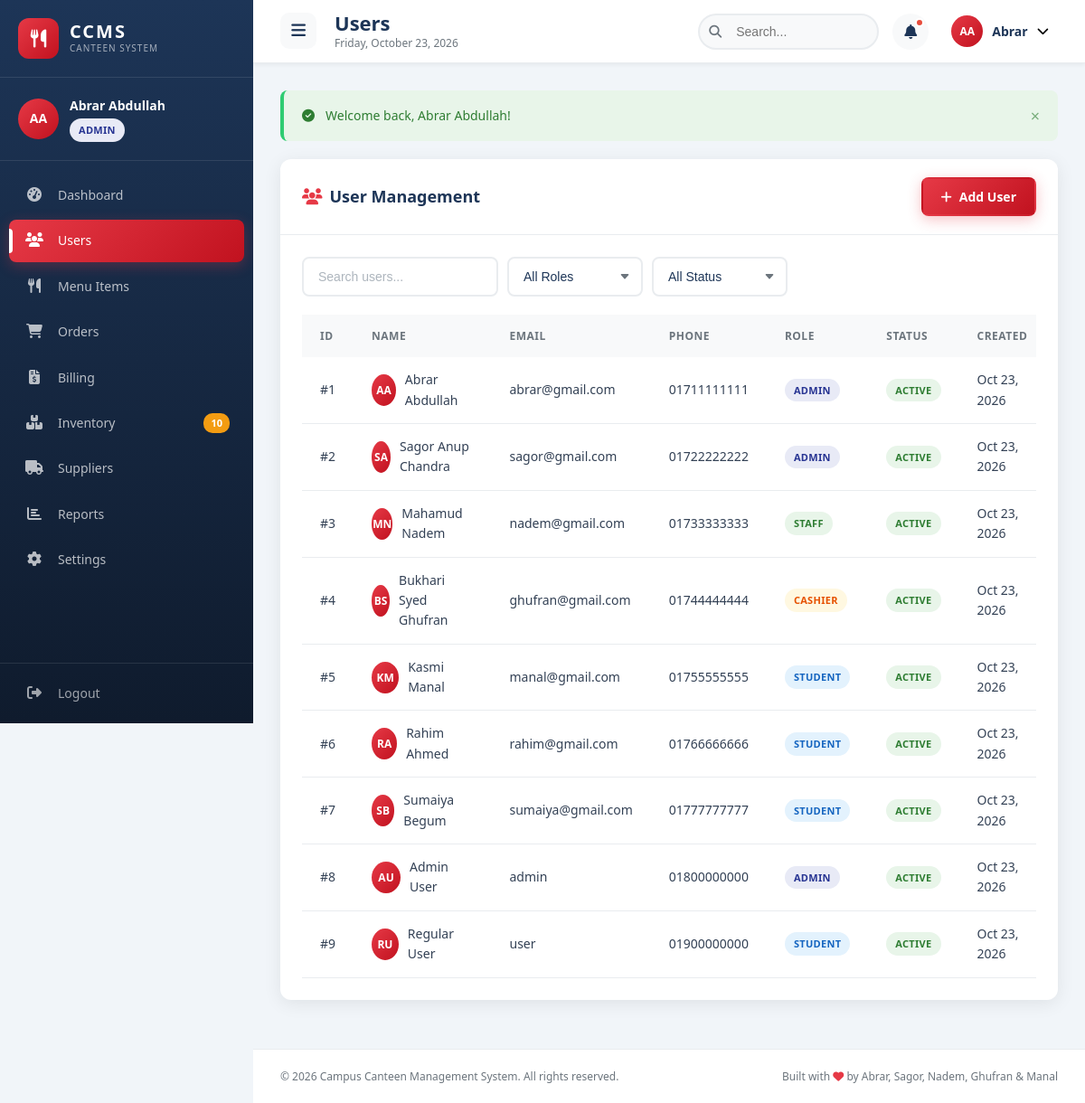
/users.php (signed in), run on the app's committed database.
### tables this page shows
CREATE TABLE IF NOT EXISTS users (
    user_id INT AUTO_INCREMENT PRIMARY KEY,
    full_name VARCHAR(100) NOT NULL,
    email VARCHAR(100) NOT NULL UNIQUE,
    password VARCHAR(255) NOT NULL,
    phone VARCHAR(20),
    role ENUM('admin','staff','cashier','student') DEFAULT 'student',
    status ENUM('active','inactive') DEFAULT 'active',
    avatar VARCHAR(255) DEFAULT NULL,
    created_at TIMESTAMP DEFAULT CURRENT_TIMESTAMP,
    updated_at TIMESTAMP DEFAULT CURRENT_TIMESTAMP ON UPDATE CURRENT_TIMESTAMP
);

### db.php (called while the page is built, shortened)
<?php
$conn = new mysqli(DB_HOST, DB_USER, DB_PASS, DB_NAME);
$conn->set_charset("utf8mb4");
function executeQuery($sql, $params = [], $types = "") {
    global $conn;
    $stmt = $conn->prepare($sql);
    if (!empty($params)) {
        $stmt->bind_param($types, ...$params);
    }
    $stmt->execute();
    return $stmt;
}
function fetchAll($sql, $params = [], $types = "") {
    $stmt = executeQuery($sql, $params, $types);
    $result = $stmt->get_result();
    $data = $result->fetch_all(MYSQLI_ASSOC);
    return $data;
}
function fetchOne($sql, $params = [], $types = "") {
    $stmt = executeQuery($sql, $params, $types);
    $result = $stmt->get_result();
    $data = $result->fetch_assoc();
    return $data;
}
function getCount($sql, $params = [], $types = "") {
    $stmt = executeQuery($sql, $params, $types);
    $result = $stmt->get_result();
    $row = $result->fetch_row();
    return $row[0] ?? 0;
}
?>

### auth.php (called while the page is built, shortened)
<?php
require_once 'functions.php';
if (isset($_SESSION['user_id'])) {
    $currentUser = fetchOne("SELECT * FROM users WHERE user_id = ?", [$_SESSION['user_id']], "i");
}
function getUserInitials($name) {
    $parts = explode(' ', $name);
    $initials = '';
    foreach ($parts as $part) {
        if (!empty($part)) {
            $initials .= strtoupper($part[0]);
        }
    }
    return substr($initials, 0, 2);
}
function getSidebarMenu() {
    $role = $_SESSION['user_role'] ?? 'student';
    $menu = [];
    $menu[] = [
        'icon' => 'tachometer-alt',
        'label' => 'Dashboard',
        'url' => '/CanteenManagement/pages/dashboard.php',
        'active' => basename($_SERVER['PHP_SELF']) === 'dashboard.php'
    ];
    if ($role === 'admin') {
        $menu[] = [
            'icon' => 'users',
            'label' => 'Users',
            'url' => '/CanteenManagement/pages/users.php',
            'active' => basename($_SERVER['PHP_SELF']) === 'users.php'
        ];
    }
    if (in_array($role, ['admin', 'staff'])) {
        $menu[] = [
            'icon' => 'utensils',
            'label' => 'Menu Items',
            'url' => '/CanteenManagement/pages/menu.php',
            'active' => basename($_SERVER['PHP_SELF']) === 'menu.php'
        ];
    }
    $menu[] = [
        'icon' => 'shopping-cart',
        'label' => 'Orders',
        'url' => '/CanteenManagement/pages/orders.php',
        'active' => basename($_SERVER['PHP_SELF']) === 'orders.php'
    ];
    if (in_array($role, ['admin', 'cashier'])) {
        $menu[] = [
            'icon' => 'file-invoice-dollar',
            'label' => 'Billing',
            'url' => '/CanteenManagement/pages/billing.php',
            'active' => basename($_SERVER['PHP_SELF']) === 'billing.php'
        ];
    }
    if (in_array($role, ['admin', 'staff'])) {
        $menu[] = [
            'icon' => 'boxes',
            'label' => 'Inventory',
            'url' => '/CanteenManagement/pages/inventory.php',
            'active' => basename($_SERVER['PHP_SELF']) === 'inventory.php'
        ];
    }
    if ($role === 'admin') {
        $menu[] = [
            'icon' => 'truck',
            'label' => 'Suppliers',
            'url' => '/CanteenManagement/pages/suppliers.php',
            'active' => basename($_SERVER['PHP_SELF']) === 'suppliers.php'
        ];
    }
    if ($role === 'admin') {
        $menu[] = [
            'icon' => 'chart-bar',
            'label' => 'Reports',
            'url' => '/CanteenManagement/pages/reports.php',
            'active' => basename($_SERVER['PHP_SELF']) === 'reports.php'
        ];
    }
    $menu[] = [
        'icon' => 'cog',
        'label' => 'Settings',
        'url' => '/CanteenManagement/pages/settings.php',
        'active' => basename($_SERVER['PHP_SELF']) === 'settings.php'
    ];
    return $menu;
}
?>

### users.php (the view, shortened to what this page needs)
<?php
require_once '../includes/auth.php';
require_once '../includes/functions.php';
$pageTitle = 'Users';
$users = getAllUsers();
require_once '../includes/header.php';
?>
<div class="card">
    <div class="card-header">
        <h3 class="card-title"><i class="fas fa-users" style="color: var(--primary); margin-right: 8px;"></i>User Management</h3>
        <div class="card-actions">
            <button class="btn btn-primary" onclick="openModal('addUserModal')">
                <i class="fas fa-plus"></i> Add User
            </button>
        </div>
    </div>
    <div class="card-body">
        <div class="filters-bar">
            <div class="search-filter">
                <input type="text" class="form-control" id="userSearch" placeholder="Search users...">
                <select class="form-control" id="roleFilter">
                    <option value="">All Roles</option>
                </select>
                <select class="form-control" id="statusFilter">
                    <option value="">All Status</option>
                </select>
            </div>
        </div>
        <div class="table-responsive">
            <table class="data-table" id="usersTable">
                <thead>
                    <tr>
                        <th>ID</th>
                        <th>Name</th>
                        <th>Email</th>
                        <th>Phone</th>
                        <th>Role</th>
                        <th>Status</th>
                        <th>Created</th>
                    </tr>
                </thead>
                <tbody>
                    <?php foreach ($users as $user): ?>
                    <tr data-role="<?php echo $user['role']; ?>" data-status="<?php echo $user['status']; ?>">
                        <td>#<?php echo $user['user_id']; ?></td>
                        <td>
                            <div style="display: flex; align-items: center; gap: 10px;">
                                <div style="width: 35px; height: 35px; background: linear-gradient(135deg, var(--primary), var(--primary-dark)); border-radius: 50%; display: flex; align-items: center; justify-content: center; color: white; font-weight: 700; font-size: 12px;">
                                    <?php echo getUserInitials($user['full_name']); ?>
                                </div>
                                <?php echo htmlspecialchars($user['full_name']); ?>
                            </div>
                        </td>
                        <td><?php echo htmlspecialchars($user['email']); ?></td>
                        <td><?php echo htmlspecialchars($user['phone'] ?? '-'); ?></td>
                        <td><span class="badge <?php echo getStatusBadge($user['role']); ?>"><?php echo ucfirst($user['role']); ?></span></td>
                        <td><span class="badge <?php echo getStatusBadge($user['status']); ?>"><?php echo ucfirst($user['status']); ?></span></td>
                        <td><?php echo formatDate($user['created_at']); ?></td>
                    </tr>
                    <?php endforeach; ?>
                </tbody>
            </table>
        </div>
    </div>
</div>
<?php require_once '../includes/footer.php'; ?>

### header.php (shortened to what this page needs)
<?php
$menuItems = getSidebarMenu();
$unreadAlerts = 0;
if (isAdmin()) {
    $unreadAlerts = getCount("SELECT COUNT(*) FROM inventory WHERE status IN ('low_stock', 'out_of_stock')");
}
?>
<!DOCTYPE html>
<html lang="en">
<head>
    <link rel="stylesheet" href="https://cdnjs.cloudflare.com/ajax/libs/font-awesome/6.4.2/css/all.min.css">
    <link rel="stylesheet" href="/CanteenManagement/assets/css/style.css">
</head>
<body>
    <aside class="sidebar" id="sidebar">
        <div class="sidebar-header">
            <div class="logo">
                <div class="logo-icon">
                    <i class="fas fa-utensils"></i>
                </div>
                <div class="logo-text">
                    <span class="logo-title">CCMS</span>
                    <span class="logo-subtitle">Canteen System</span>
                </div>
            </div>
        </div>
        <div class="sidebar-user">
            <div class="user-avatar">
                <?php echo getUserInitials($currentUser['full_name'] ?? 'User'); ?>
            </div>
            <div class="user-info">
                <div class="user-name"><?php echo htmlspecialchars($currentUser['full_name'] ?? 'User'); ?></div>
                <div class="user-role">
                    <span class="badge <?php echo getStatusBadge($currentUser['role'] ?? 'student'); ?>">
                        <?php echo ucfirst($currentUser['role'] ?? 'User'); ?>
                    </span>
                </div>
            </div>
        </div>
        <nav class="sidebar-nav">
            <?php foreach ($menuItems as $item): ?>
            <a href="<?php echo $item['url']; ?>" class="nav-item <?php echo $item['active'] ? 'active' : ''; ?>">
                <div class="nav-icon">
                    <i class="fas fa-<?php echo $item['icon']; ?>"></i>
                </div>
                <span class="nav-label"><?php echo $item['label']; ?></span>
                <?php if ($item['label'] === 'Inventory' && $unreadAlerts > 0): ?>
                <span class="nav-badge"><?php echo $unreadAlerts; ?></span>
                <?php endif; ?>
            </a>
            <?php endforeach; ?>
        </nav>
        <div class="sidebar-footer">
            <a href="/CanteenManagement/logout.php" class="nav-item logout-item">
                <div class="nav-icon">
                    <i class="fas fa-sign-out-alt"></i>
                </div>
                <span class="nav-label">Logout</span>
            </a>
        </div>
    </aside>
    <div class="main-wrapper">
        <header class="topbar">
            <div class="topbar-left">
                <button class="menu-toggle" onclick="toggleSidebar()">
                    <i class="fas fa-bars"></i>
                </button>
                <div class="page-title-wrapper">
                    <h1 class="page-title"><?php echo $pageTitle; ?></h1>
                    <span class="page-date"><?php echo date('l, F d, Y'); ?></span>
                </div>
            </div>
            <div class="topbar-right">
                <div class="search-box" id="searchBox">
                    <input type="text" placeholder="Search..." class="search-input" id="globalSearch">
                    <button class="search-btn">
                        <i class="fas fa-search"></i>
                    </button>
                </div>
                <div class="notification-wrapper">
                    <button class="icon-btn" onclick="toggleNotifications()">
                        <i class="fas fa-bell"></i>
                        <?php if ($unreadAlerts > 0): ?>
                        <span class="notification-dot"></span>
                        <?php endif; ?>
                    </button>
                </div>
                <div class="profile-wrapper">
                    <button class="profile-btn" onclick="toggleProfile()">
                        <div class="profile-avatar">
                            <?php echo getUserInitials($currentUser['full_name'] ?? 'User'); ?>
                        </div>
                        <span class="profile-name"><?php echo htmlspecialchars(explode(' ', $currentUser['full_name'] ?? 'User')[0]); ?></span>
                        <i class="fas fa-chevron-down"></i>
                    </button>
                </div>
            </div>
        </header>
        <main class="main-content">
            <div class="flash-container">
            </div>

### data on the page
users: full_name "AA", full_name "Abrar Abdullah", role "ADMIN", full_name "Abrar", user_id "1", email "abrar@gmail.com", phone "01711111111", status "ACTIVE", created_at "Oct 23, 2026"
users: user_id "2", full_name "SA", full_name "Sagor Anup Chandra", email "sagor@gmail.com", phone "01722222222", role "ADMIN", status "ACTIVE", created_at "Oct 23, 2026"
users: user_id "3", full_name "MN", full_name "Mahamud Nadem", email "nadem@gmail.com", phone "01733333333", role "STAFF", status "ACTIVE", created_at "Oct 23, 2026"
users: user_id "4", full_name "BS", full_name "Bukhari Syed Ghufran", email "ghufran@gmail.com", phone "01744444444", role "CASHIER", status "ACTIVE", created_at "Oct 23, 2026"
users: user_id "5", full_name "KM", full_name "Kasmi Manal", email "manal@gmail.com", phone "01755555555", role "STUDENT", status "ACTIVE", created_at "Oct 23, 2026"
users: user_id "6", full_name "RA", full_name "Rahim Ahmed", email "rahim@gmail.com", phone "01766666666", role "STUDENT", status "ACTIVE", created_at "Oct 23, 2026"
users: user_id "7", full_name "SB", full_name "Sumaiya Begum", email "sumaiya@gmail.com", phone "01777777777", role "STUDENT", status "ACTIVE", created_at "Oct 23, 2026"
users: user_id "8", full_name "AU", full_name "Admin User", email "admin", phone "01800000000", role "ADMIN", status "ACTIVE", created_at "Oct 23, 2026"
users: user_id "9", full_name "RU", full_name "Regular User", email "user", phone "01900000000", role "STUDENT", status "ACTIVE", created_at "Oct 23, 2026"

### other printed values
$item['label'] "Dashboard"
$item['label'] "Users"
$item['label'] "Menu Items"
$item['label'] "Orders"
$item['label'] "Billing"
$item['label'] "Inventory"
$unreadAlerts "10"
$item['label'] "Suppliers"
$item['label'] "Reports"
$item['label'] "Settings"
$pageTitle "Users"
$flash['message'] "Welcome back, Abrar Abdullah!"
